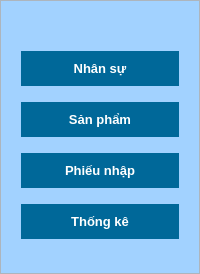
              <widget class="QFrame" name="frame_8">
               <property name="styleSheet">
                <string notr="true">border: 1px solid #adb5bd;
background-color: #a2d2ff;</string>
               </property>
               <property name="frameShape">
                <enum>QFrame::StyledPanel</enum>
               </property>
               <property name="frameShadow">
                <enum>QFrame::Raised</enum>
               </property>
               <layout class="QVBoxLayout" name="verticalLayout_2">
                <item>
                 <widget class="QPushButton" name="pushButton">
                  <property name="styleSheet">
                   <string notr="true">border: none</string>
                  </property>
                  <property name="icon">
                   <iconset>
                    <normaloff>../../images/sweets.png</normaloff>../../images/sweets.png</iconset>
                  </property>
                  <property name="iconSize">
                   <size>
                    <width>170</width>
                    <height>125</height>
                   </size>
                  </property>
                 </widget>
                </item>
                <item alignment="Qt::AlignTop">
                 <widget class="QFrame" name="frame_6">
                  <property name="minimumSize">
                   <size>
                    <width>0</width>
                    <height>230</height>
                   </size>
                  </property>
                  <property name="styleSheet">
                   <string notr="true">border: none</string>
                  </property>
                  <property name="frameShape">
                   <enum>QFrame::StyledPanel</enum>
                  </property>
                  <property name="frameShadow">
                   <enum>QFrame::Raised</enum>
                  </property>
                  <layout class="QVBoxLayout" name="verticalLayout_6">
                   <item>
                    <widget class="QPushButton" name="employee_btn">
                     <property name="minimumSize">
                      <size>
                       <width>0</width>
                       <height>35</height>
                      </size>
                     </property>
                     <property name="font">
                      <font>
                       <pointsize>10</pointsize>
                       <weight>75</weight>
                       <bold>true</bold>
                      </font>
                     </property>
                     <property name="cursor">
                      <cursorShape>PointingHandCursor</cursorShape>
                     </property>
                     <property name="styleSheet">
                      <string notr="true">#employee_btn{
	color: rgb(255, 255, 255);
	background-color: rgb(0, 104, 153);
}
#employee_btn::hover{
	background-color: rgb(0, 68, 100);
}</string>
                     </property>
                     <property name="text">
                      <string>Nhân sự</string>
                     </property>
                     <property name="icon">
                      <iconset resource="../../../resources/resources.qrc">
                       <normaloff>:/UI/icons/conference-call-64.ico</normaloff>:/UI/icons/conference-call-64.ico</iconset>
                     </property>
                    </widget>
                   </item>
                   <item>
                    <widget class="QPushButton" name="product_btn">
                     <property name="minimumSize">
                      <size>
                       <width>0</width>
                       <height>35</height>
                      </size>
                     </property>
                     <property name="font">
                      <font>
                       <pointsize>10</pointsize>
                       <weight>75</weight>
                       <bold>true</bold>
                      </font>
                     </property>
                     <property name="cursor">
                      <cursorShape>PointingHandCursor</cursorShape>
                     </property>
                     <property name="styleSheet">
                      <string notr="true">#product_btn{
	color: rgb(255, 255, 255);
	background-color: rgb(0, 104, 153);
}
#product_btn::hover{
	background-color: rgb(0, 68, 100);
}</string>
                     </property>
                     <property name="text">
                      <string>Sản phẩm</string>
                     </property>
                     <property name="icon">
                      <iconset resource="../../../resources/resources.qrc">
                       <normaloff>:/UI/icons/product-64.ico</normaloff>:/UI/icons/product-64.ico</iconset>
                     </property>
                    </widget>
                   </item>
                   <item>
                    <widget class="QPushButton" name="import_invoice_btn">
                     <property name="minimumSize">
                      <size>
                       <width>0</width>
                       <height>35</height>
                      </size>
                     </property>
                     <property name="font">
                      <font>
                       <pointsize>10</pointsize>
                       <weight>75</weight>
                       <bold>true</bold>
                      </font>
                     </property>
                     <property name="cursor">
                      <cursorShape>PointingHandCursor</cursorShape>
                     </property>
                     <property name="styleSheet">
                      <string notr="true">#import_invoice_btn{
	color: rgb(255, 255, 255);
	background-color: rgb(0, 104, 153);
}
#import_invoice_btn::hover{
	background-color: rgb(0, 68, 100);
}</string>
                     </property>
                     <property name="text">
                      <string>Phiếu nhập</string>
                     </property>
                     <property name="icon">
                      <iconset resource="../../../resources/resources.qrc">
                       <normaloff>:/UI/icons/invoice-64.ico</normaloff>:/UI/icons/invoice-64.ico</iconset>
                     </property>
                    </widget>
                   </item>
                   <item>
                    <widget class="QPushButton" name="statistical_btn">
                     <property name="minimumSize">
                      <size>
                       <width>0</width>
                       <height>35</height>
                      </size>
                     </property>
                     <property name="font">
                      <font>
                       <pointsize>10</pointsize>
                       <weight>75</weight>
                       <bold>true</bold>
                      </font>
                     </property>
                     <property name="cursor">
                      <cursorShape>PointingHandCursor</cursorShape>
                     </property>
                     <property name="styleSheet">
                      <string notr="true">#statistical_btn{
	color: rgb(255, 255, 255);
	background-color: rgb(0, 104, 153);
}
#statistical_btn::hover{
	background-color: rgb(0, 68, 100);
}</string>
                     </property>
                     <property name="text">
                      <string>Thống kê</string>
                     </property>
                     <property name="icon">
                      <iconset resource="../../../resources/resources.qrc">
                       <normaloff>:/UI/icons/report-2-64.ico</normaloff>:/UI/icons/report-2-64.ico</iconset>
                     </property>
                    </widget>
                   </item>
                  </layout>
                 </widget>
                </item>
               </layout>
              </widget>
